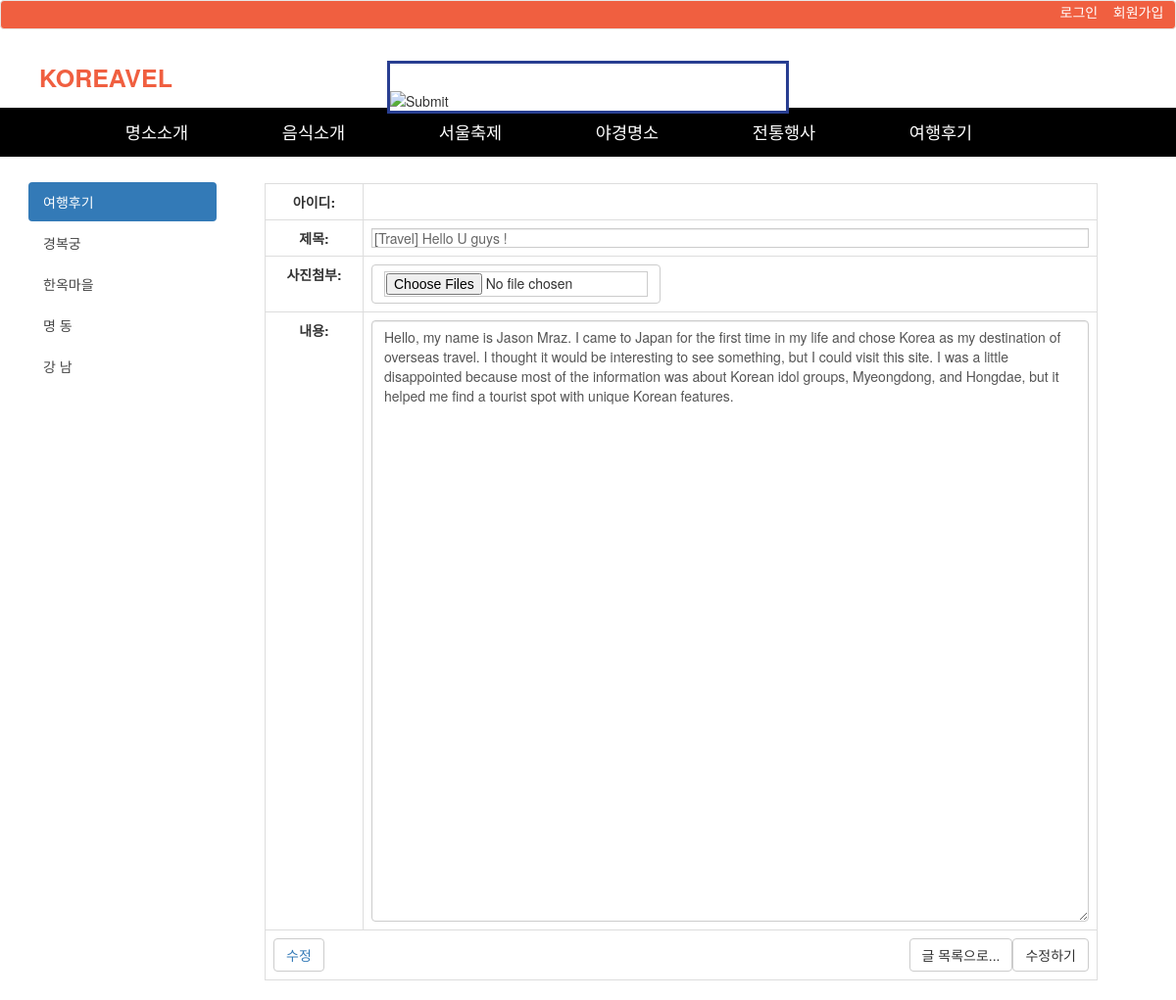
/wp/013.php?bno=47, run on the app's committed database.
### tables this page shows
CREATE TABLE `board_free` (
  `b_no` int(10) unsigned NOT NULL AUTO_INCREMENT,
  `b_title` varchar(100) NOT NULL,
  `b_content` text NOT NULL,
  `b_date` datetime NOT NULL,
  `b_hit` int(10) unsigned NOT NULL DEFAULT '0',
  `b_id` varchar(20) NOT NULL,
  `b_password` varchar(100) NOT NULL,
  PRIMARY KEY (`b_no`)
);

### wp/013.php (the view, shortened to what this page needs)
<?php
	require_once("../dbconfig.php");
	if(isset($_GET['bno'])) {
		$bNo = $_GET['bno'];
	}
	if(isset($bNo)) {
		$sql = 'select b_title, b_content, b_id from board_free where b_no = ' . $bNo;
		$result = $db->query($sql);
		$row = $result->fetch_assoc();
	}
?>
<!DOCTYPE html>
<html lang="en">
<head>
  <link href="css/style3.css" rel="stylesheet">
  <link rel="stylesheet" href="https://maxcdn.bootstrapcdn.com/bootstrap/3.3.7/css/bootstrap.min.css">
</head>
<body id="page-top">
  <nav class="navbar navbar-default fixed-top" style="background-color:#F05F40; font-size:14px; min-height:30px; padding-top:1px;" role="navigation">
  <div class="ft-white" style="float:right;">
    <?php if(!isset($_SESSION['mail'])) { ?>
			<a class="row-sm-6" href="javascript:open_win();" style="color:white;">로그인</a>&nbsp;&nbsp;&nbsp;
			<a class="row-sm-6" href="javascript:open_reg();" style="color:white;">회원가입</a>&nbsp;&nbsp;&nbsp;
	  <?php }else{ ?>
			<a class="row-sm-6" href="./lgout.php">로그아웃</a>&nbsp;&nbsp;&nbsp;
			<a class="row-sm-6" href="./invite_mypage.php" class="font_11">내정보</a>&nbsp;&nbsp;&nbsp;
		<?php  }?>
  </div>
</nav>
  <div id = 'wrap' class="sbg">
        <div id="topwrap">
          <div class ="d_width">
            <div style="padding:12px 0 0 0;">
              <form name="MainSearch_form" action="../search/search_tour.htm" method="get" title="통합검색">
                <fieldset>
                  <div class="" style="float:left; margin-left:40px;"><a style="color:#F05F40; font-size:25px; font-weight:bold; margin-bottom:2px;" href="#">KOREAVEL</a></div>
                    <div class="topsearch2">
                    <input type="text" class="text" name="Keywords" value="" onkeydown="SearchinputSendit();" title="통합검색어 입력영역">
                    <input type="image" src="http://www.dh.go.kr/img/ico_topsearch.png"  class="image">
                  </div>
                </fieldset>
              </form>
            </div>
          </div>
        </div>
                                  <div>
                                    <div id="gnb" style="background-color:black;">
                                      <div id= "gnbmn" style="overflow: visible; opacity: 1;">
                                        <ul class = "depth1">
                                          <li>
                                            <a style="text-indent: 0px;">명소소개</a>
                                          </li>
                                          <li>
                                            <a style="text-indent: 0px;">음식소개</a>
                                          </li>
                                          <li>
                                            <a style="text-indent: 0px;">서울축제</a>
                                          </li>
                                          <li>
                                            <a style="text-indent: 0px;">야경명소</a>
                                          </li>
                                          <li>
                                            <a style="text-indent: 0px;">전통행사</a>
                                          </li>
                                           <li>
                                            <a style="text-indent: 0px;">여행후기</a>
                                            </li>
                                        </ul>
                                      </div>
                                    </div>
                                  </div>
                                </div>
                  <section style="float:right; margin-right:80px;">
                  <div style=" padding-top:77px; min-width:850px;" >
                    <div>
                    <table class="table table-bordered">
                        <tbody>
                            <form action="./write_update.php" method="post" encType="multiplart/form-data">
                                <tr>
                                  <th style="width:100px; text-align: center;">아이디: </th>
                                  <td><?=$_SESSION['mail']?></td>
                                </tr>
                                <tr>
                                    <th style="width:100px; text-align: center;">제목: </th>
                                    <td><input type="text" placeholder="제목을 입력하세요. " name="bTitle" id="bTitle" class="form-control" value="<?php echo isset($row['b_title'])?$row['b_title']:null?>"/></td>
                                </tr>
                                <tr >
                                    <th style="width:100px; text-align: center;">사진첨부: </th>
                                    <td>
                                      <span class="btn btn-default btn-file"><input type="file" multiple /></span>
                                    </td>
                                </tr>
                                <tr>
                                    <th style=" text-align: center;">내용: </th>
                                    <td><textarea rows="30" cols="10" placeholder="내용을 입력하세요. "class="form-control" name="bContent" id="bContent"><?php echo isset($row['b_content'])?$row['b_content']:null?></textarea></td>
                                </tr>
                                <tr>
                                    <td colspan="2">
                                      <button type="submit" class="btn btn-default">
                                        <a> <?php echo isset($bNo)?'수정':'작성'?></a>
                                      </button>
                                      <a style="float:right;" class="btn btn-default"  onclick="javascript:location.href='./write_update2.php'">수정하기</a>
                                        <a style="float:right;" class="btn btn-default" onclick="javascript:location.href='./003.php'">글 목록으로...</a>
                                    </td>
                                </tr>
                            </form>
                        </tbody>
                    </table>
                    </div>
                  </div>
        </section>
<section style="float:left;">
  <h3>여행후기</h3>
    <div class="col-md-2" style="min-width:250px; padding-top:20px;">
      <ul class="nav nav-pills nav-stacked">
        <li class="active"><a href="#">여행후기</a></li>
        <li><a href="#">경복궁</a></li>
        <li><a href="#">한옥마을</a></li>
        <li><a href="#">명  동</a></li>
        <li><a href="#">강  남</a></li>
      </ul>
    </div>
    <div class="clearfix visible-lg"></div>
</section>
</body>
</html>

### wp/css/style3.css (style rules this page uses)
html { overflow-y: scroll; }
html, body { width: 100%; height: 100%; }
.d_width { position: relative; width: 1200px; margin: 0 auto; }
body, div, li { margin:0; padding:0; }
div { display:block; }
li { display: list-item; text-align: -webkit-match-parent; }
ul { list-style: none; }
ul { display:blcok; -webkit-margin-before:1em; -webkit-margin-after:1em; -webkit-margin-start:1em; -webkit-margin-end:1em; -webkit-padding-start:40px; }
#wrap { position: relative; width: 100%; min-width: 1200px; padding: 0; margin: 0; }
.sbg { background: #fff url(http://www.dh.go.kr/img/sbg.png) repeat-x 0 110px; }
#topwrap { position: relative; height: 60px; background: #fff; z-index:99; }
form { margin: 0; padding: 0; }
fieldset { margin: 0; padding: 0; border: 0; }
#topwrap .topsearch2 { width: 410px; margin: 0 auto; background: #fff; border: 3px solid #283E91; z-index: 4; }
#topwrap .topsearch1, #topwrap .topsearch2 { vertical-align: top; }
#topwrap .topsearch2 input.text { width: 370px; height: 26px; line-height: 26px; border: none; padding: 0; margin: 0; letter-spacing: normal; color: #283E91; }
input[type="text"], input[type="password"], input.text { height: 20px; padding: 1px 0; border: 1px solid #ccc; outline-color: #ccc; background: #fff; color: #666; vertical-align: middle; border-radius: 0; text-indent: 2px; }
input[type="text"], input[type="password"] { -webkit-appearance: none; }
input.image { vertical-align: middle; padding: 0; margin: 0; border: none; }
* { -webkit-box-sizing: border-box; -moz-box-sizing: border-box; box-sizing: border-box; }
*:before, *:after { -webkit-box-sizing: border-box; -moz-box-sizing: border-box; box-sizing: border-box; }
#gnbmn ul.depth1 li a { display: block; padding: 0; margin: 0; color: #ffffff; line-height: 50px; }
#gnbmn ul.depth1 li { display: block; float: left; padding: 0; margin: 0; width: 160px; font-size: 125%; text-align: center; }
#gnb { position:absolute; width:100%; left:0; top:60px; height: 50px; padding:0; margin 0; background:#000033; box-shadow 1px 1px 1px rbga(0,0,0, .2); }
#gnbmn { position: relative; width: 1200px; margin: 0 auto; z-index: 4; }
#gnbmn ul.depth1 { position: absolute; width:1020px; left:80px; top:0px; margin:0; padding:0; }
.clearfix:after { content:""; clear:both; display:block; float:none; }
h3 { margin: 25px 0 15px 0; padding: 0 0 0 20px; background: url(../img/h3bg.png) no-repeat 0 0.2em; background-size: 10px auto; font-size: 18px; color: #3378C1; }
.nav { margin-bottom: 0; padding-left: 0; list-style: none; }
.nav>li { position: relative; display: block; }
a:link, a:visited { text-decoration: none; color: #454545; }
h1, h2, h3, h4, h5, h6 { clear: both; background: transparent; font-size: 100%; line-height: 1.25; text-align: left; font-weight: normal; }
input, select, textarea, button { font-size: inherit; margin: 0; padding: 0; vertical-align: middle; }
input { padding: 1px; border: 1px solid #ccc; background: #ffffff; color: #777; }
body, h1, h2, h3, h4, input, button { font-family: 'ngn', 'NanumGothic', '나눔고딕', NGNormal, NanumGothicBold, '돋움', Dotum, Arial, Tahoma, sans-serif; font-size: 14px; color: #454545; line-height: 180%; }
table td { vertical-align: middle; }
table { border-spacing: 0; width: 100%; }

### wp/013.php (style rules this page uses)
.ft-white a { color: white; }

### data on the page
board_free: bTitle "[Travel] Hello U guys !", bContent "Hello, my name is Jason Mraz. I came to Japan for the first time in my life and chose Korea as my destination of overseas travel. I thought it would be interesting to see something, but I could visit this site. I was a little disappointed because most of the information was about Korean idol groups, Myeongdong, and Hongdae, but it helped me find a tourist spot with unique Korean features."
